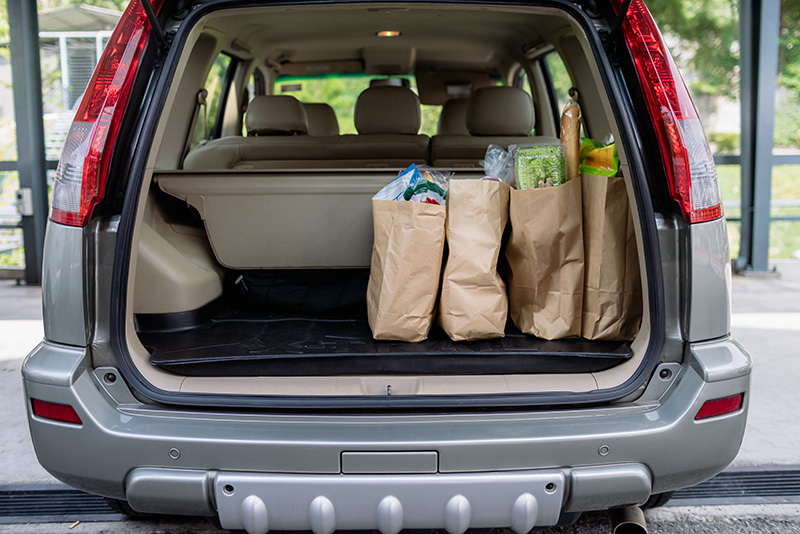
#> input picture Frontier-Model-run-polyglot/scripts/TruthGPT-main/benchmarking_framework/sam3-main/assets/images/groceries.jpg, 800 x 534 px
$ python -i image_validator_utils.py   (imports and definitions only)
#> lines starting #> are read from the running program, lines starting #| are printed output that depends on the picture
"""
Image Validator Utilities
========================

Utilities for validating and enhancing image quality before upscaling.
"""

import logging
import numpy as np
from typing import Union
from pathlib import Path
from PIL import Image, ImageEnhance

from .metrics_utils import ImageQualityMetrics

logger = logging.getLogger(__name__)


class ImageQualityValidator:
    """Validates and assesses image quality before upscaling."""

    @staticmethod
    def validate_image(image: Union[Image.Image, str, Path, np.ndarray]) -> ImageQualityMetrics:
        """Validate image quality and return metrics."""
        warnings = []
        errors = []

        # Convert to PIL if needed
        if isinstance(image, (str, Path)):
            pil_image = Image.open(image).convert("RGB")
#> pil_image is the input picture: PIL image 800x534 RGB; mean R, G, B 109.5, 105.7, 102.9
        elif isinstance(image, np.ndarray):
            pil_image = Image.fromarray(image).convert("RGB")
        elif isinstance(image, Image.Image):
            pil_image = image.convert("RGB")
        else:
            return ImageQualityMetrics(
                brightness=0.0, contrast=0.0, sharpness=0.0,
                resolution=(0, 0), is_valid=False,
                warnings=[], errors=[f"Unsupported image type: {type(image)}"]
            )

        width, height = pil_image.size
#> width = 800; height = 534
        resolution = (width, height)
#> resolution = (800, 534)

        # Check minimum resolution
        if width < 32 or height < 32:
            errors.append(f"Image too small: {width}x{height}. Minimum: 32x32")

        # Convert to numpy for analysis
        img_array = np.array(pil_image)

        # Calculate brightness
        gray = np.mean(img_array, axis=2) if len(img_array.shape) == 3 else img_array
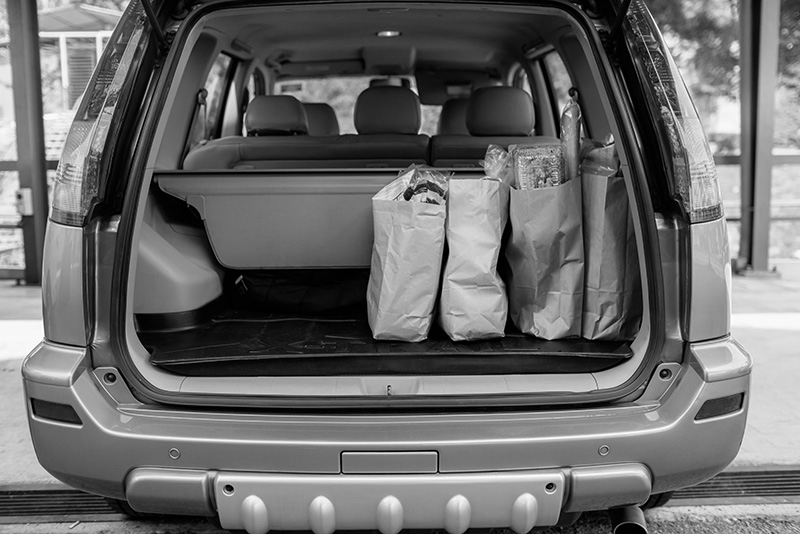
#> gray: shape (534, 800) float64; min 0, max 255, mean 106.1
        brightness = float(np.mean(gray))
#> brightness = 106.1

        if brightness < 10:
            errors.append(f"Image too dark: brightness {brightness:.1f}")
        elif brightness > 245:
            warnings.append(f"Image may be overexposed: brightness {brightness:.1f}")

        # Calculate contrast
        contrast = float(np.std(gray))
#> contrast = 64.31
        if contrast < 5:
            warnings.append(f"Very low contrast: {contrast:.1f}")

        # Calculate sharpness (gradient-based)
        try:
            grad_x = np.gradient(gray.astype(float), axis=1)
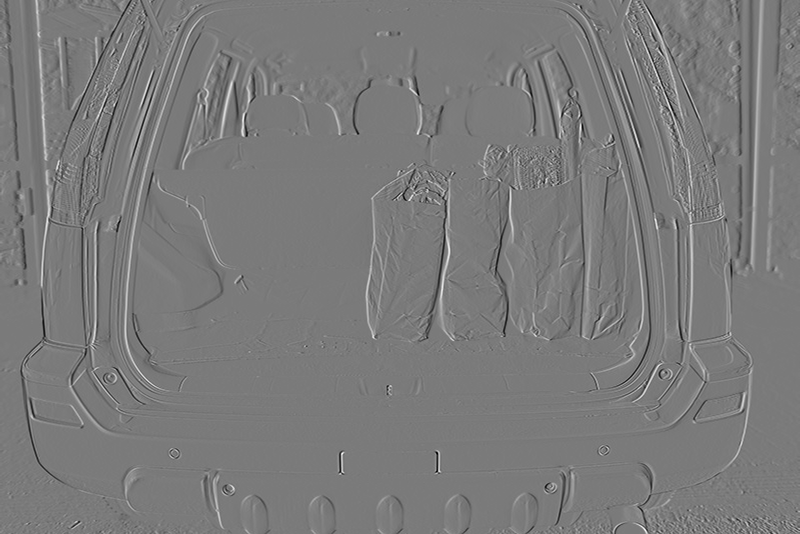
#> grad_x: shape (534, 800) float64; min -106.2, max 114, mean 0; drawn with min black and max white
            grad_y = np.gradient(gray.astype(float), axis=0)
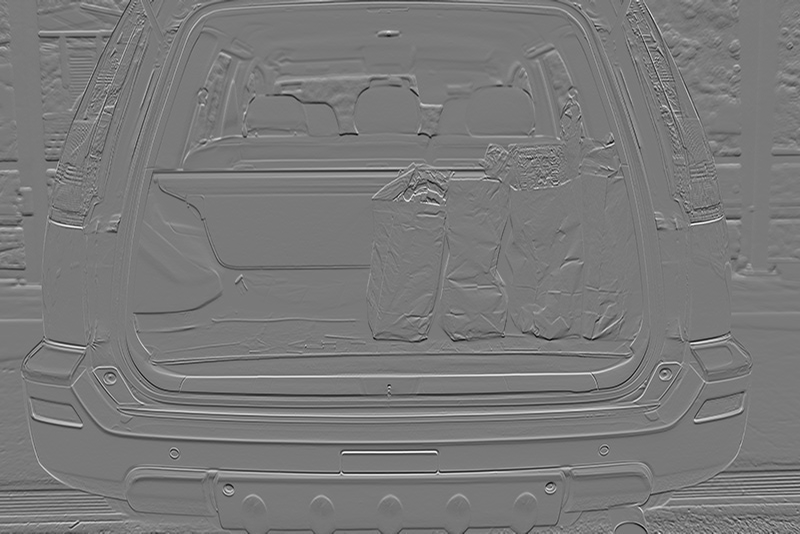
#> grad_y: shape (534, 800) float64; min -104.7, max 114.2, mean 0; drawn with min black and max white
            sharpness = float(np.var(grad_x) + np.var(grad_y))
#> sharpness = 310.6
            if sharpness < 50:
                warnings.append(f"Image may be blurry: sharpness {sharpness:.1f}")
        except Exception:
            sharpness = contrast * 10

        is_valid = len(errors) == 0

        return ImageQualityMetrics(
            brightness=brightness,
            contrast=contrast,
            sharpness=sharpness,
            resolution=resolution,
            is_valid=is_valid,
            warnings=warnings,
            errors=errors
        )

    @staticmethod
    def enhance_image(image: Image.Image, strength: float = 1.0) -> Image.Image:
        """Enhance image quality if needed."""
        if strength <= 0:
            return image

        # Enhance contrast
        enhancer = ImageEnhance.Contrast(image)
        image = enhancer.enhance(1.0 + (strength * 0.1))

        # Enhance sharpness
        enhancer = ImageEnhance.Sharpness(image)
        image = enhancer.enhance(1.0 + (strength * 0.05))

        return image

>>> result = ImageQualityValidator().validate_image('../../../../../../../../Frontier-Model-run-polyglot/scripts/TruthGPT-main/benchmarking_framework/sam3-main/assets/images/groceries.jpg')

$ run again, on Frontier-Model-run-polyglot/scripts/TruthGPT-main/benchmarking_framework/sam3-main/assets/images/test_image.jpg
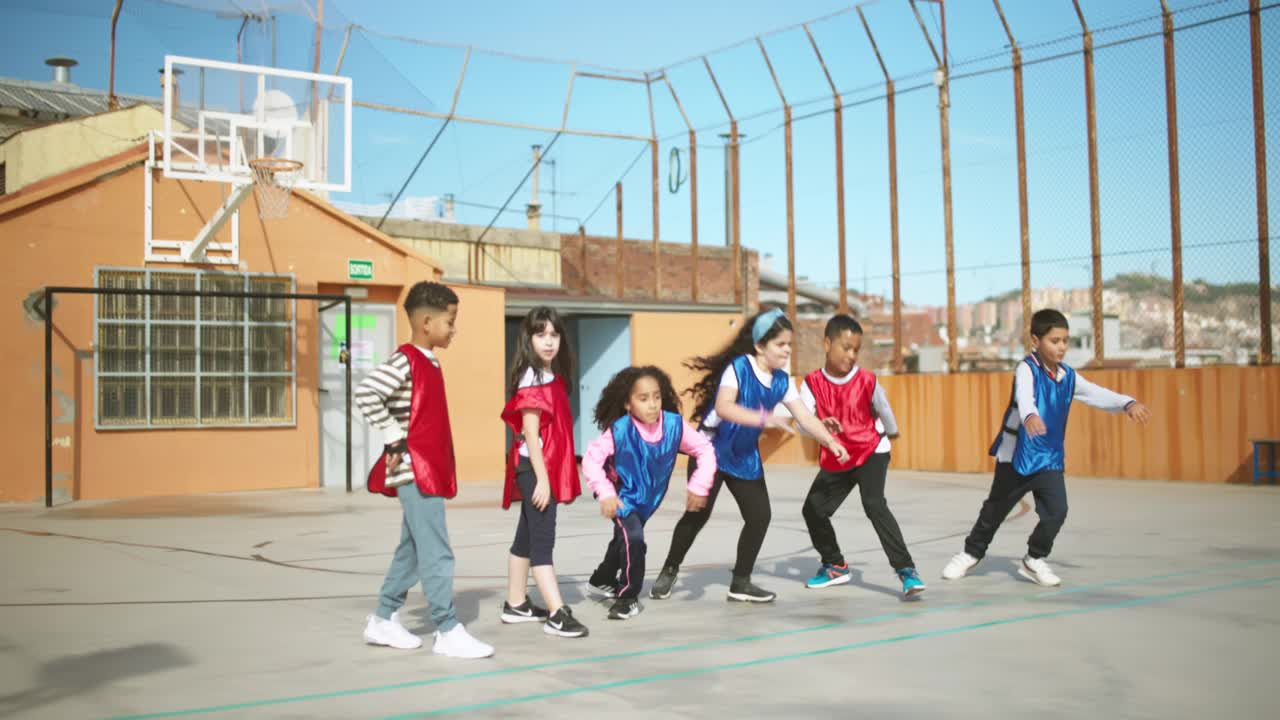
#> input picture Frontier-Model-run-polyglot/scripts/TruthGPT-main/benchmarking_framework/sam3-main/assets/images/test_image.jpg, 1280 x 720 px
#> in validate_image, pil_image is the input picture: PIL image 1280x720 RGB; mean R, G, B 166.8, 168.4, 160.6
#> in validate_image, `gray = np.mean(img_array, axis=2) if len(img_array.shape) == 3 else im..`:
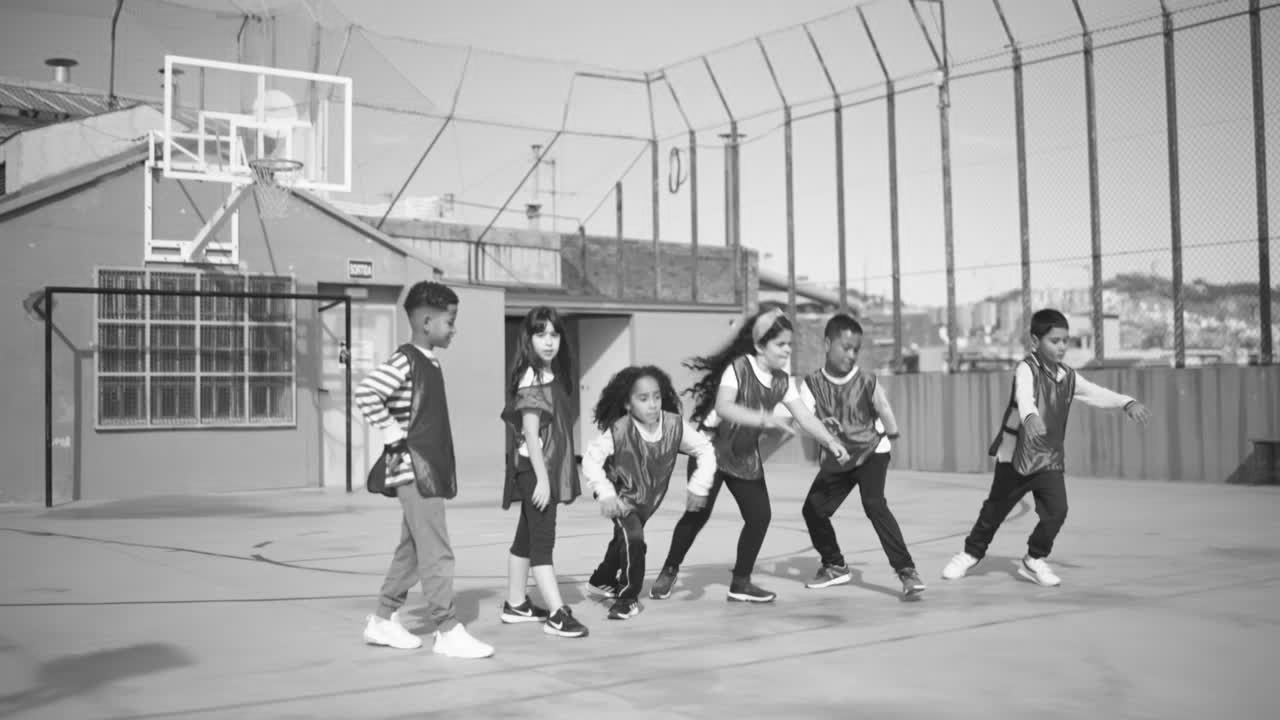
#> gray: shape (720, 1280) float64; min 18.33, max 255, mean 165.3
#> brightness = 165.3
#> contrast = 44.68
#> in validate_image, `grad_y = np.gradient(gray.astype(float), axis=0)`:
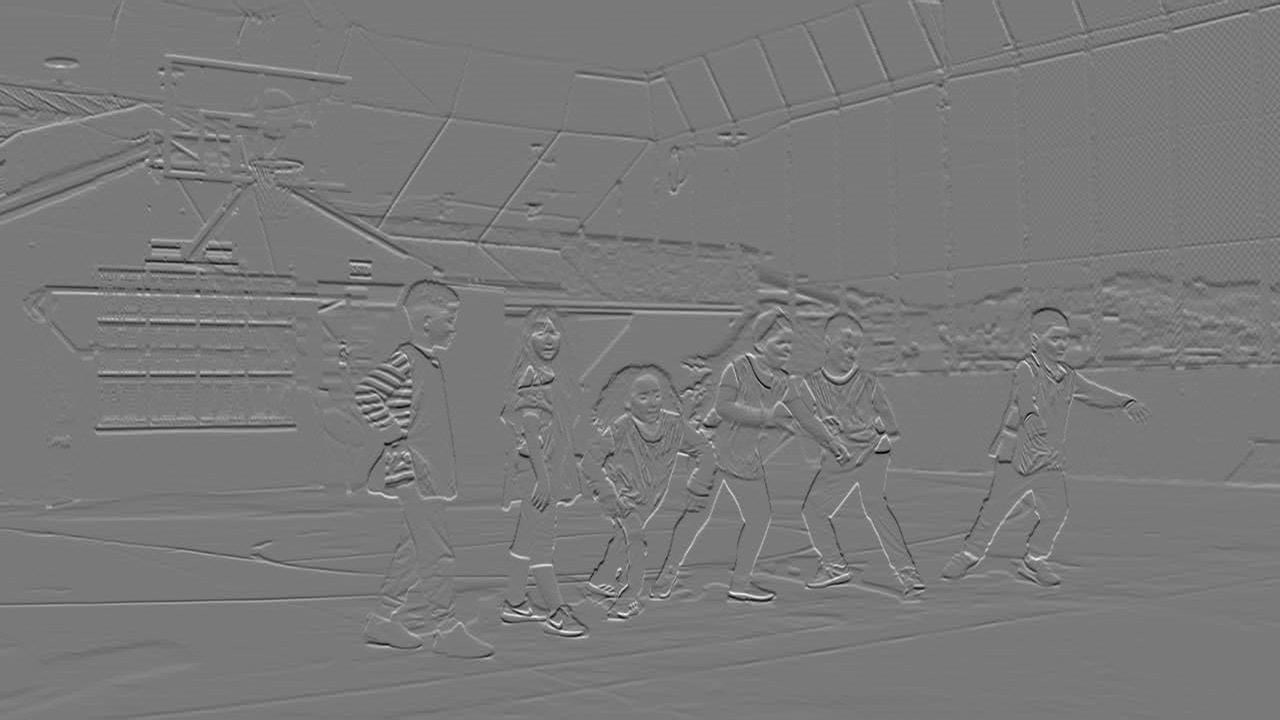
#> grad_y: shape (720, 1280) float64; min -80.33, max 87.83, mean 0; drawn with min black and max white
#> sharpness = 114.7

$ run again, on Frontier-Model-run-polyglot/scripts/TruthGPT-main/benchmarking_framework/sam3-main/assets/images/truck.jpg
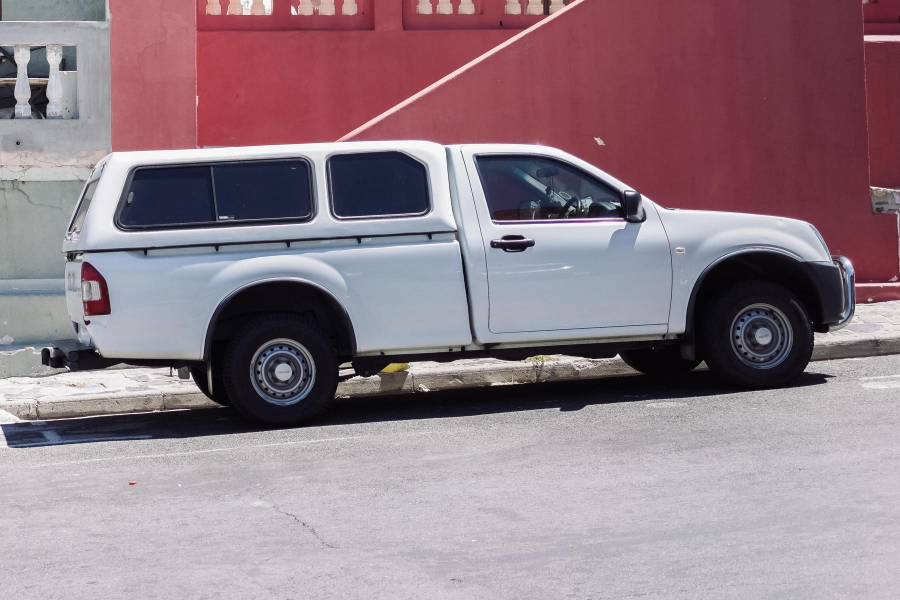
#> input picture Frontier-Model-run-polyglot/scripts/TruthGPT-main/benchmarking_framework/sam3-main/assets/images/truck.jpg, 1800 x 1200 px (shown at 1/2 size)
#> in validate_image, pil_image is the input picture: PIL image 1800x1200 RGB; mean R, G, B 145.8, 126.5, 135.2
#> in validate_image, `gray = np.mean(img_array, axis=2) if len(img_array.shape) == 3 else im..`:
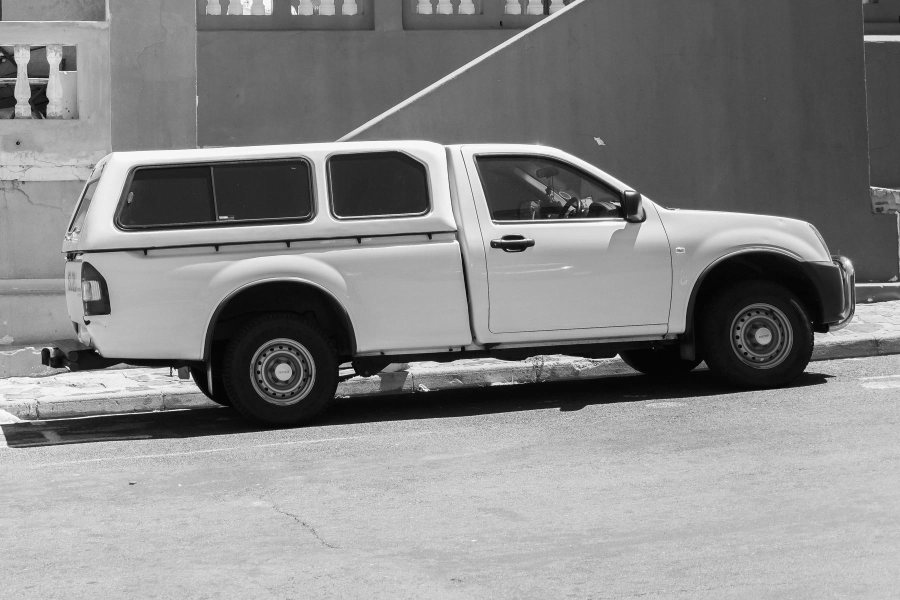
#> gray: shape (1200, 1800) float64 (shown at 1/2 size); min 0, max 255, mean 135.8
#> brightness = 135.8
#> contrast = 65.51
#> in validate_image, `grad_y = np.gradient(gray.astype(float), axis=0)`:
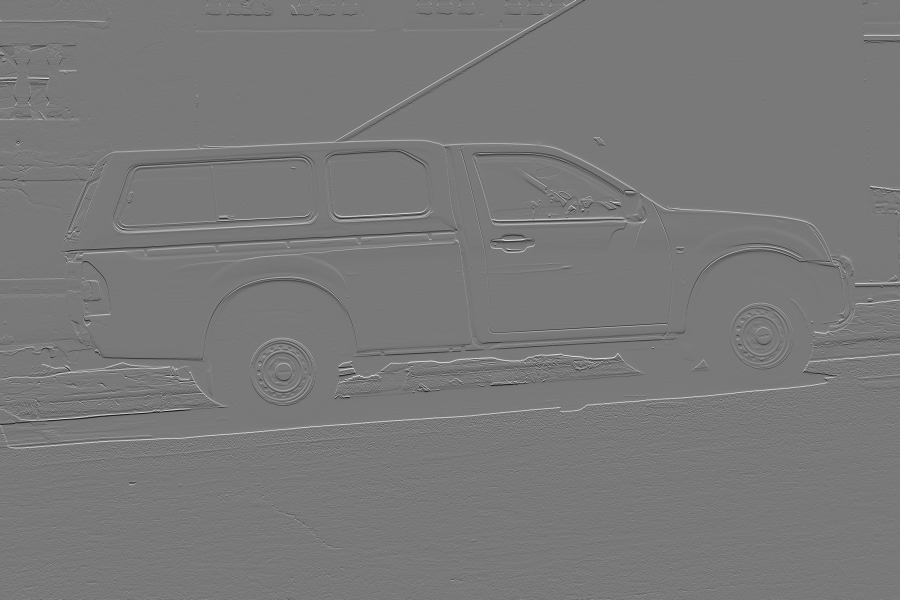
#> grad_y: shape (1200, 1800) float64 (shown at 1/2 size); min -114.7, max 126.2, mean 0.1; drawn with min black and max white
#> sharpness = 153.2
